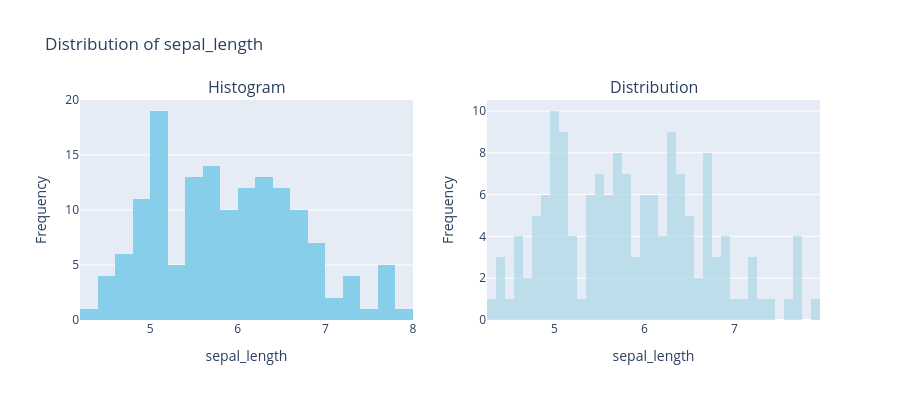
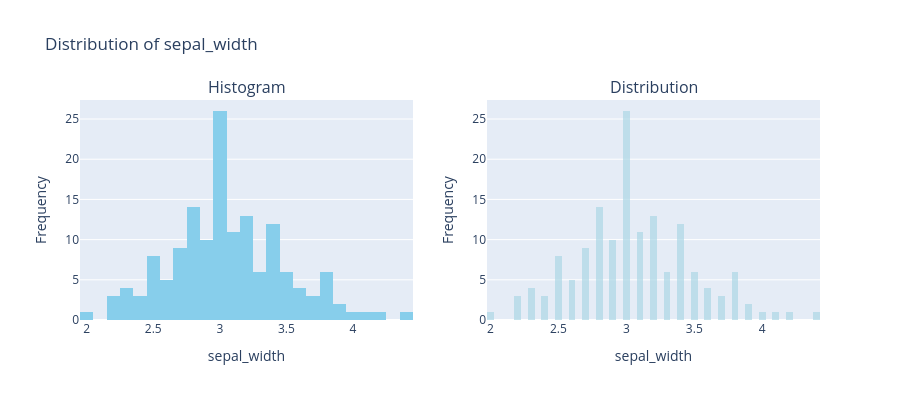
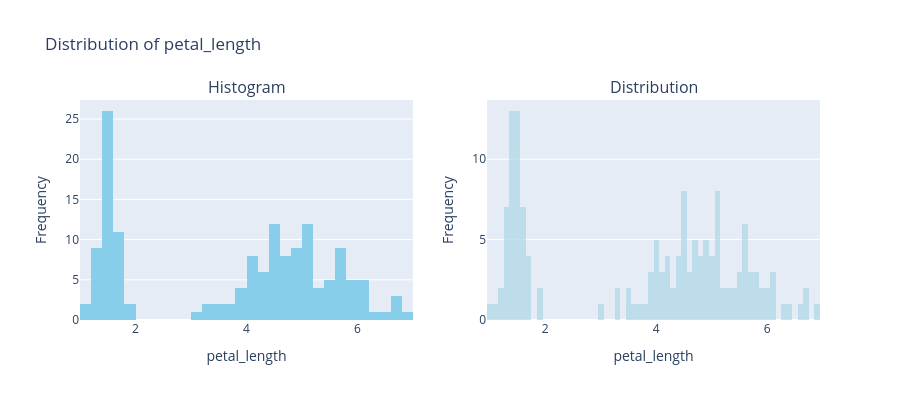

Notebook code cell kept with these figures, in order:
### Markdown cell above
### The 2-Line Magic ✨

Here's where Autolyse shines - comprehensive analysis in just 2 lines:

### Code cell
# Line 1: Initialize with your preferences
# html=False displays results in Jupyter
# api_key is optional - analysis works without it
analyser = Autolyse(html=False, api_key=GEMINI_KEY)

# Line 2: Run complete analysis
analyser.analyse(df)

### Figure 1 — Plotly figure (JSON) as saved in the notebook; plotly's stock layout.template omitted (floating-point values rounded to 4 significant figures; data arrays with more than 128 entries replaced by an {"elided": "..."} marker saying what was removed)
{"data": [{"marker": {"color": "skyblue"}, "name": "Histogram", "nbinsx": 30, "showlegend": false, "type": "histogram", "x": {"elided": "150 float values"}, "xaxis": "x", "yaxis": "y"}, {"cumulative": {"enabled": false}, "marker": {"color": "lightblue"}, "name": "Distribution", "nbinsx": 60, "opacity": 0.7, "showlegend": false, "type": "histogram", "x": {"elided": "150 float values"}, "xaxis": "x2", "yaxis": "y2"}], "layout": {"annotations": [{"font": {"size": 16}, "showarrow": false, "text": "Histogram", "x": 0.225, "xanchor": "center", "xref": "paper", "y": 1, "yanchor": "bottom", "yref": "paper"}, {"font": {"size": 16}, "showarrow": false, "text": "Distribution", "x": 0.775, "xanchor": "center", "xref": "paper", "y": 1, "yanchor": "bottom", "yref": "paper"}], "height": 400, "hovermode": "x unified", "showlegend": false, "title": {"text": "Distribution of sepal_length"}, "xaxis": {"anchor": "y", "domain": [0, 0.45], "title": {"text": "sepal_length"}}, "xaxis2": {"anchor": "y2", "domain": [0.55, 1], "title": {"text": "sepal_length"}}, "yaxis": {"anchor": "x", "domain": [0, 1], "title": {"text": "Frequency"}}, "yaxis2": {"anchor": "x2", "domain": [0, 1], "title": {"text": "Frequency"}}}}

### Figure 2 — Plotly figure (JSON) as saved in the notebook; plotly's stock layout.template omitted (floating-point values rounded to 4 significant figures; data arrays with more than 128 entries replaced by an {"elided": "..."} marker saying what was removed)
{"data": [{"marker": {"color": "skyblue"}, "name": "Histogram", "nbinsx": 30, "showlegend": false, "type": "histogram", "x": {"elided": "150 float values"}, "xaxis": "x", "yaxis": "y"}, {"cumulative": {"enabled": false}, "marker": {"color": "lightblue"}, "name": "Distribution", "nbinsx": 60, "opacity": 0.7, "showlegend": false, "type": "histogram", "x": {"elided": "150 float values"}, "xaxis": "x2", "yaxis": "y2"}], "layout": {"annotations": [{"font": {"size": 16}, "showarrow": false, "text": "Histogram", "x": 0.225, "xanchor": "center", "xref": "paper", "y": 1, "yanchor": "bottom", "yref": "paper"}, {"font": {"size": 16}, "showarrow": false, "text": "Distribution", "x": 0.775, "xanchor": "center", "xref": "paper", "y": 1, "yanchor": "bottom", "yref": "paper"}], "height": 400, "hovermode": "x unified", "showlegend": false, "title": {"text": "Distribution of sepal_width"}, "xaxis": {"anchor": "y", "domain": [0, 0.45], "title": {"text": "sepal_width"}}, "xaxis2": {"anchor": "y2", "domain": [0.55, 1], "title": {"text": "sepal_width"}}, "yaxis": {"anchor": "x", "domain": [0, 1], "title": {"text": "Frequency"}}, "yaxis2": {"anchor": "x2", "domain": [0, 1], "title": {"text": "Frequency"}}}}

### Figure 3 — Plotly figure (JSON) as saved in the notebook; plotly's stock layout.template omitted (floating-point values rounded to 4 significant figures; data arrays with more than 128 entries replaced by an {"elided": "..."} marker saying what was removed)
{"data": [{"marker": {"color": "skyblue"}, "name": "Histogram", "nbinsx": 30, "showlegend": false, "type": "histogram", "x": {"elided": "150 float values"}, "xaxis": "x", "yaxis": "y"}, {"cumulative": {"enabled": false}, "marker": {"color": "lightblue"}, "name": "Distribution", "nbinsx": 60, "opacity": 0.7, "showlegend": false, "type": "histogram", "x": {"elided": "150 float values"}, "xaxis": "x2", "yaxis": "y2"}], "layout": {"annotations": [{"font": {"size": 16}, "showarrow": false, "text": "Histogram", "x": 0.225, "xanchor": "center", "xref": "paper", "y": 1, "yanchor": "bottom", "yref": "paper"}, {"font": {"size": 16}, "showarrow": false, "text": "Distribution", "x": 0.775, "xanchor": "center", "xref": "paper", "y": 1, "yanchor": "bottom", "yref": "paper"}], "height": 400, "hovermode": "x unified", "showlegend": false, "title": {"text": "Distribution of petal_length"}, "xaxis": {"anchor": "y", "domain": [0, 0.45], "title": {"text": "petal_length"}}, "xaxis2": {"anchor": "y2", "domain": [0.55, 1], "title": {"text": "petal_length"}}, "yaxis": {"anchor": "x", "domain": [0, 1], "title": {"text": "Frequency"}}, "yaxis2": {"anchor": "x2", "domain": [0, 1], "title": {"text": "Frequency"}}}}
